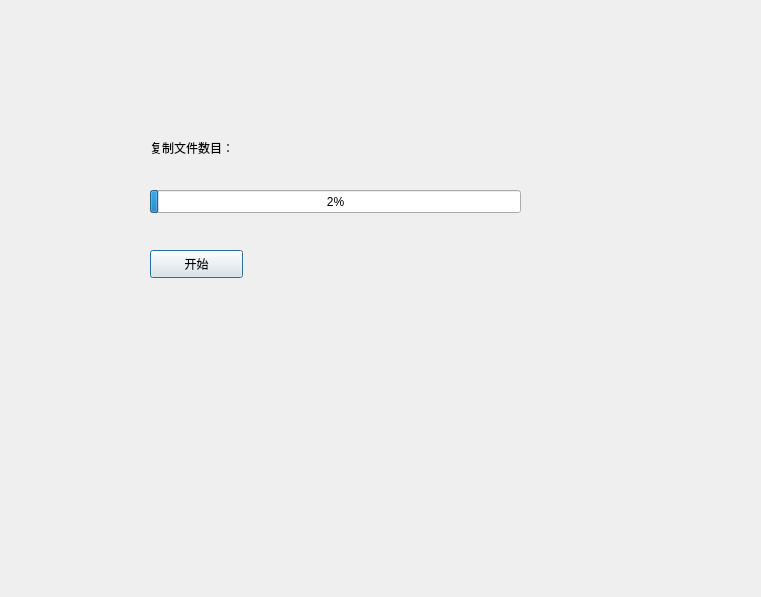
<?xml version="1.0" encoding="UTF-8"?>
<ui version="4.0">
 <class>Dialog</class>
 <widget class="QDialog" name="Dialog">
  <property name="geometry">
   <rect>
    <x>0</x>
    <y>0</y>
    <width>761</width>
    <height>597</height>
   </rect>
  </property>
  <property name="windowTitle">
   <string>Dialog</string>
  </property>
  <widget class="QLabel" name="fileNum">
   <property name="geometry">
    <rect>
     <x>150</x>
     <y>140</y>
     <width>231</width>
     <height>16</height>
    </rect>
   </property>
   <property name="text">
    <string>复制文件数目：</string>
   </property>
  </widget>
  <widget class="QProgressBar" name="progressBar">
   <property name="geometry">
    <rect>
     <x>150</x>
     <y>190</y>
     <width>371</width>
     <height>23</height>
    </rect>
   </property>
   <property name="maximum">
    <number>1000</number>
   </property>
   <property name="value">
    <number>24</number>
   </property>
  </widget>
  <widget class="QPushButton" name="pushButton">
   <property name="geometry">
    <rect>
     <x>150</x>
     <y>250</y>
     <width>93</width>
     <height>28</height>
    </rect>
   </property>
   <property name="text">
    <string>开始</string>
   </property>
  </widget>
 </widget>
 <layoutdefault spacing="6" margin="11"/>
 <resources/>
 <connections/>
</ui>
